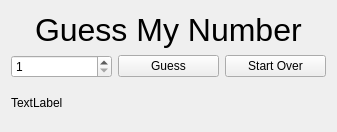
<?xml version="1.0" encoding="UTF-8"?>
<ui version="4.0">
 <class>Widget</class>
 <widget class="QWidget" name="Widget">
  <property name="geometry">
   <rect>
    <x>0</x>
    <y>0</y>
    <width>337</width>
    <height>132</height>
   </rect>
  </property>
  <property name="windowTitle">
   <string>Guess My Number</string>
  </property>
  <layout class="QVBoxLayout" name="verticalLayout">
   <item alignment="Qt::AlignmentFlag::AlignHCenter">
    <widget class="QLabel" name="titleLabel">
     <property name="font">
      <font>
       <pointsize>24</pointsize>
      </font>
     </property>
     <property name="text">
      <string>Guess My Number</string>
     </property>
    </widget>
   </item>
   <item>
    <layout class="QHBoxLayout" name="horizontalLayout">
     <item>
      <widget class="QSpinBox" name="numberSpinbox">
       <property name="minimum">
        <number>1</number>
       </property>
       <property name="maximum">
        <number>10</number>
       </property>
      </widget>
     </item>
     <item>
      <widget class="QPushButton" name="guessButton">
       <property name="text">
        <string>Guess</string>
       </property>
      </widget>
     </item>
     <item>
      <widget class="QPushButton" name="startOverButton">
       <property name="text">
        <string>Start Over</string>
       </property>
      </widget>
     </item>
    </layout>
   </item>
   <item>
    <widget class="QLabel" name="messageLable">
     <property name="text">
      <string>TextLabel</string>
     </property>
    </widget>
   </item>
  </layout>
 </widget>
 <tabstops>
  <tabstop>numberSpinbox</tabstop>
  <tabstop>guessButton</tabstop>
  <tabstop>startOverButton</tabstop>
 </tabstops>
 <resources/>
 <connections/>
</ui>
